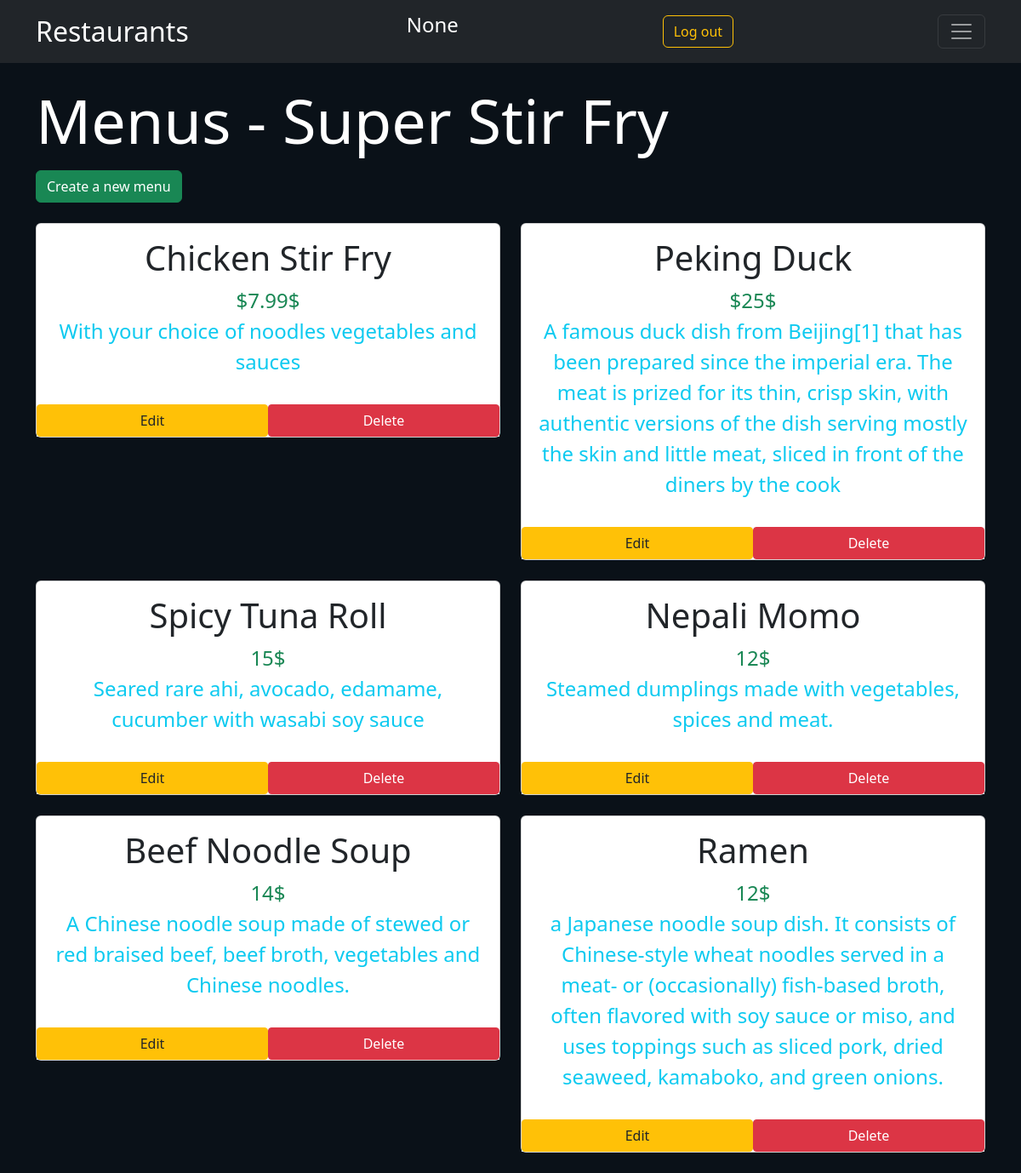
Page /restaurant/2/menu on the committed database.
### restaurants/sql/models.py (models this page shows, shortened)
class Restaurant(Base):
    __tablename__ = 'restaurant'
    id = Column(Integer, primary_key = True)
    name = Column(String(80), nullable = False)
    user_id = Column(Integer, ForeignKey('user.id'))
    user = relationship(User)

class Menu(Base):
    __tablename__ = 'menu_item'
    name = Column(String(80), nullable = False)
    id = Column(Integer, primary_key = True)
    course = Column(String(250))
    description = Column(String(250))
    price = Column(String(8))
    restaurant_id = Column(Integer, ForeignKey('restaurant.id'))
    restaurant = relationship(Restaurant)
    user_id = Column(Integer, ForeignKey('user.id'))
    user = relationship(User)

### restaurants/routes.py (the view)
@app.route('/restaurant/<int:restaurant_id>')
@app.route('/restaurant/<int:restaurant_id>/menu', methods=['GET'])
def showMenu(restaurant_id):
    try:
        restaurant = cursor.query(Restaurant).get(restaurant_id)
        menus = cursor.query(Menu).filter_by(restaurant_id=restaurant_id).all()
    except:
        return redirect(url_for('errorRestaurant', error='Retrieving menus or restaurant'))
    return render_template('menu.html', restaurant=restaurant, menus=menus, login=login, user = session["name"] if "google_id" in session else None)

### restaurants/templates/menu.html
{% extends 'layout.html' %}
{% block content %}
    <div>
        <h1 class="display-2 text-white">Menus - {{restaurant.name}}</h1>
        <a role="button" class="btn btn-success btn-md text-white mt-2" href="{{url_for('newMenuItem', restaurant_id=restaurant.id)}}">Create a new menu</a>
    </div>
    <div class="row mt-4">
    {% if menus %}
        {% for menu in menus %}
        <div class="col-xl-6 mb-4">
            <div class="card">
            <div class="card-body" >
                    <h2 class="text-center fs-1">{{ menu.name }}</h2>
                    <p class="text-center text-success fs-4 mb-0 mt-1">{{menu.price}}$</p>
                    <p class="text-center text-info fs-4 mt-0">{{menu.description}}</p>
            </div>
            <div class="d-flex bg-light mb-0">
                <a
                class="btn btn-warning m-0 rounded-1 text-reset w-50"
                href="{{url_for('editMenuItem', restaurant_id=restaurant.id, menu_id=menu.id)}}"
                role="button"
                >Edit
                </a>
                <a
                class="btn btn-danger m-0 rounded-1 text-white w-50"
                href="{{url_for('deleteMenuItem', restaurant_id=restaurant.id, menu_id=menu.id)}}"
                role="button"
                >Delete</a>
            </div>
            </div>
        </div>
        {% endfor %}
    {% endif %}
    </div>
{% endblock %}

### rows in the picture
Restaurant: name "Super Stir Fry"
Menu: name "Chicken Stir Fry", price "$7.99", description "With your choice of noodles vegetables and sauces"
Menu: name "Peking Duck", price "$25", description "A famous duck dish from Beijing[1] that has been prepared since the imperial era. The meat is prized for its thin, crisp skin, with authentic versions of the dish serving mostly the skin and little meat, sliced in front of the diners by the cook"
Menu: name "Spicy Tuna Roll", price "15", description "Seared rare ahi, avocado, edamame, cucumber with wasabi soy sauce"
Menu: name "Nepali Momo", price "12", description "Steamed dumplings made with vegetables, spices and meat."
Menu: name "Beef Noodle Soup", price "14", description "A Chinese noodle soup made of stewed or red braised beef, beef broth, vegetables and Chinese noodles."
Menu: name "Ramen", price "12", description "a Japanese noodle soup dish. It consists of Chinese-style wheat noodles served in a meat- or (occasionally) fish-based broth, often flavored with soy sauce or miso, and uses toppings such as sliced pork, dried seaweed, kamaboko, and green onions."

### other values in the picture
{{ user }} "None"
